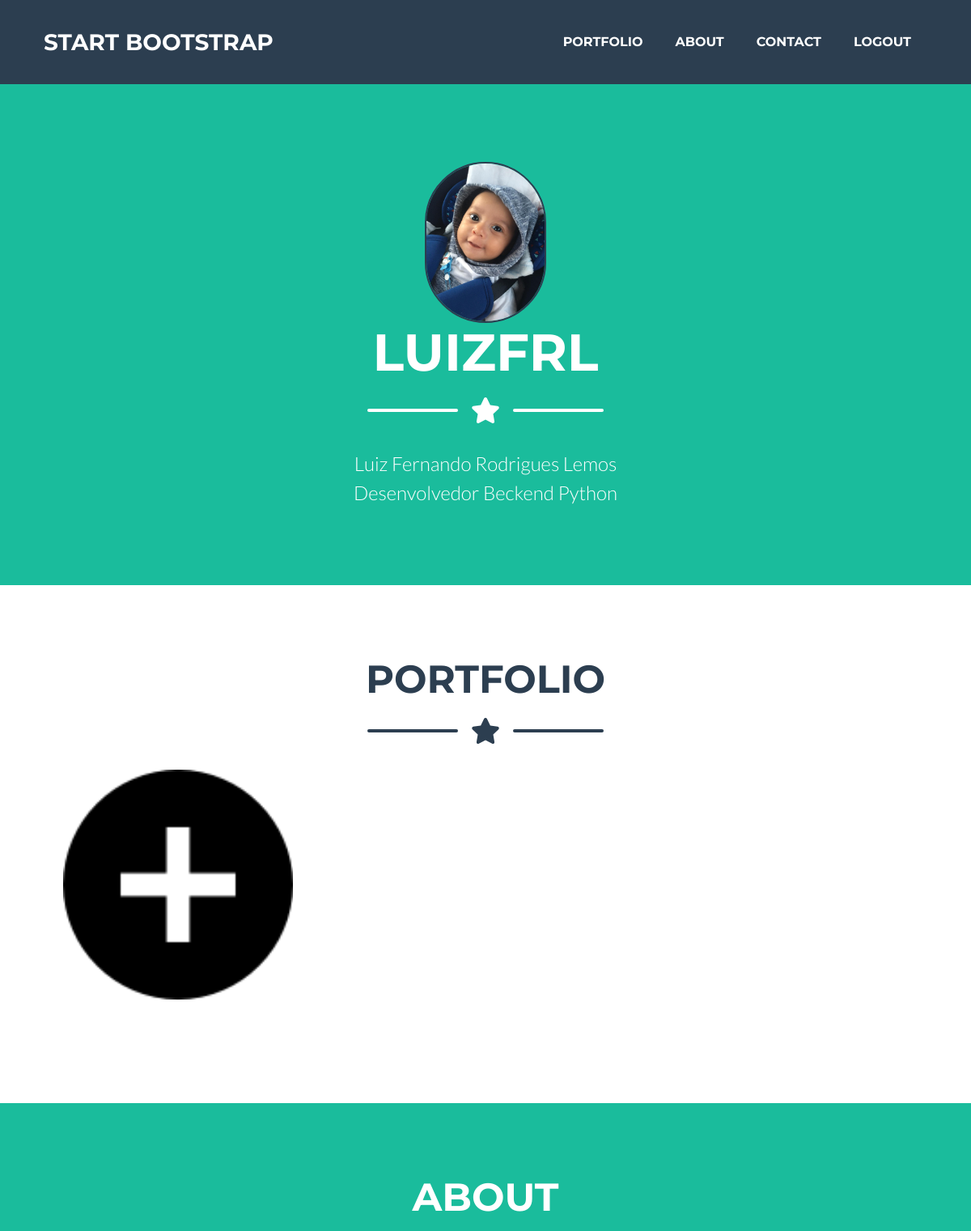
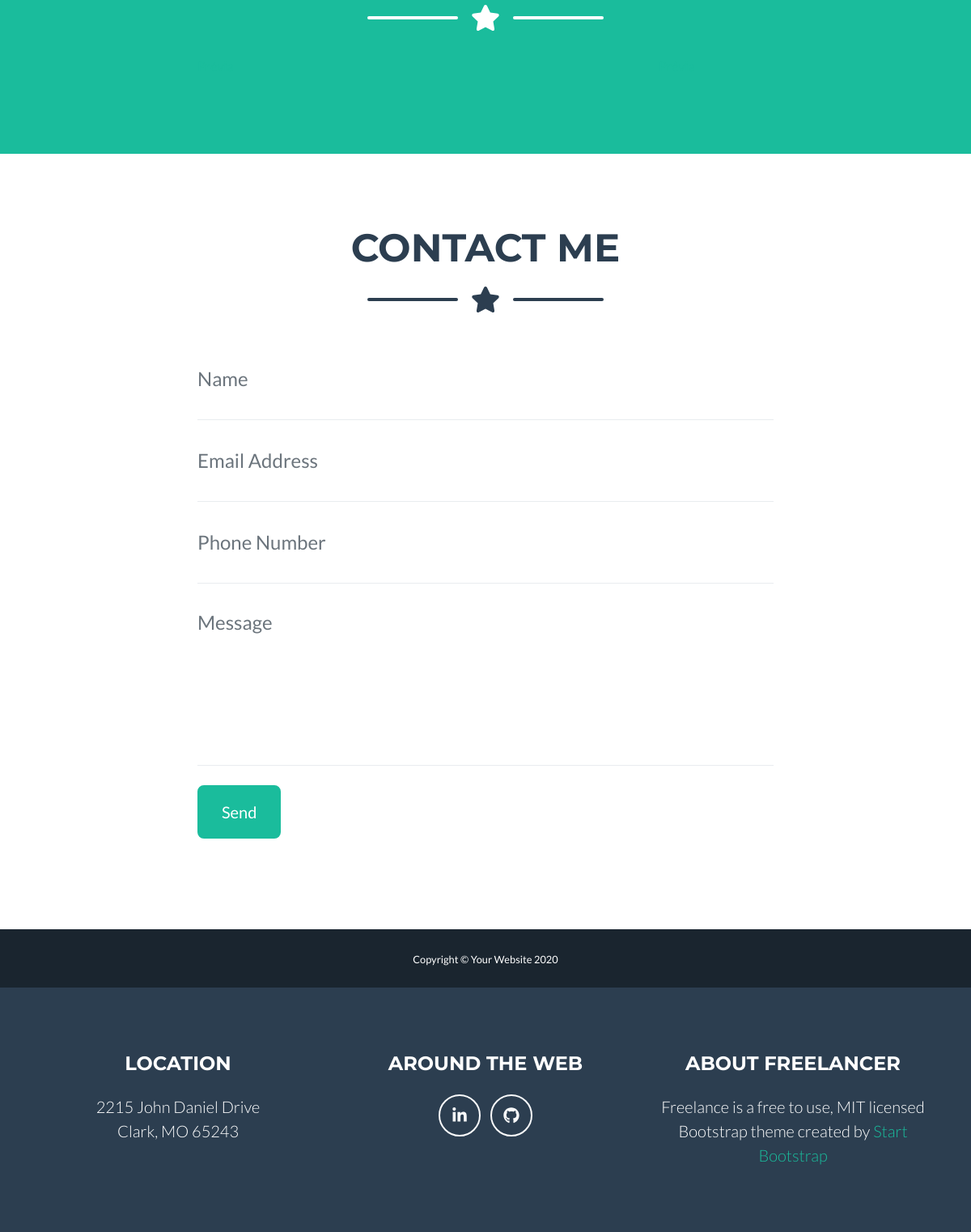
Screenshot of /index (signed in) with the database file from the repository (2 pictures, top to bottom).
### apps/Usuarios/models.py (models this page shows)
class Profile(models.Model):
    user = models.OneToOneField(
        User,
        on_delete=models.CASCADE,
        primary_key=True,
    )
    funcao = models.CharField(max_length=90)
    foto_perfil = models.ImageField(upload_to='fotos/perfil/%d/%m/%Y/', blank=True)
    linkedin = models.URLField(blank=True)
    git_hub = models.URLField(blank=True)

### apps/Portifolio/views.py (the view, shortened to what this page needs)
# urls.py: path('index', views.portifolio_pessoal, name='portifolio'),
def portifolio_pessoal(request):
    if request.user.is_authenticated:
        portifolio_list = PortifolioItem.objects.order_by('-data').filter(user_id=request.user.id)
        sobre_voce_list = SobreVoce.objects.filter(user_id=request.user.id)
        data = {
            'perfil': get_object_or_404(Profile, pk=request.user.id),
            'portifolios': portifolio_list,
            'sobre_voce': sobre_voce_list
        }
        return render(request, 'portifolio/portifolio_pessoal.html', data)
    return redirect('cadastro')

### templates/portifolio/portifolio_pessoal.html (shortened to what this page needs)
{% extends 'base.html' %}
{% block content %}
    {% load static %}
    <nav class="navbar navbar-expand-lg bg-secondary text-uppercase fixed-top" id="mainNav">
        <div class="container">
            <a class="navbar-brand js-scroll-trigger" href="#page-top">Start Bootstrap</a>
            <div class="collapse navbar-collapse" id="navbarResponsive">
                <ul class="navbar-nav ml-auto">
                    <li class="nav-item mx-0 mx-lg-1"><a class="nav-link py-3 px-0 px-lg-3 rounded js-scroll-trigger"
                                                         href="#portfolio">Portfolio</a></li>
                    <li class="nav-item mx-0 mx-lg-1"><a class="nav-link py-3 px-0 px-lg-3 rounded js-scroll-trigger"
                                                         href="#about">About</a></li>
                    <li class="nav-item mx-0 mx-lg-1"><a class="nav-link py-3 px-0 px-lg-3 rounded js-scroll-trigger"
                                                         href="#contact">Contact</a></li>
                    <li class="nav-item mx-0 mx-lg-1"><a class="nav-link py-3 px-0 px-lg-3 rounded js-scroll-trigger"
                                                         href="{% url 'logout' %}">Logout</a></li>
                </ul>
            </div>
        </div>
    </nav>
    <header class="masthead bg-primary text-white text-center">
        <div class="container d-flex align-items-center flex-column">
            <div class="mb-2">
                <img src="{{ perfil.foto_perfil.url }}" alt=""
                     class="rounded-pill border border-secondary"
                     width="150">
            </div>
            <h1 class="masthead-heading text-uppercase mb-0">{{ user }}</h1>
            <div class="divider-custom divider-light">
                <div class="divider-custom-line"></div>
                <div class="divider-custom-icon"><i class="fas fa-star"></i></div>
                <div class="divider-custom-line"></div>
            </div>
            <p class="masthead-subheading font-weight-light mb-0">{{ user.first_name }} {{ user.last_name }}<br>
                {{ perfil.funcao }}
            </p>
        </div>
    </header>
    <section class="page-section portfolio" id="portfolio">
        <div class="container">
            <h2 class="page-section-heading text-center text-uppercase text-secondary mb-0">Portfolio</h2>
            <div class="divider-custom">
                <div class="divider-custom-line"></div>
                <div class="divider-custom-icon"><i class="fas fa-star"></i></div>
                <div class="divider-custom-line"></div>
            </div>
            <div class="row">
                {% include 'partials/portifolio/portifolio_add_new_item.html' %}
            </div>
        </div>
    </section>
    <section class="page-section bg-primary text-white mb-0" id="about">
        <div class="container">
            <h2 class="page-section-heading text-center text-uppercase text-white">About</h2>
            <div class="divider-custom divider-light">
                <div class="divider-custom-line"></div>
                <div class="divider-custom-icon"><i class="fas fa-star"></i></div>
                <div class="divider-custom-line"></div>
            </div>
            <div class="row">
                {% if sobre_voce.0 %}
                    <div class="col-lg-4 ml-auto"><p class="lead">{{ sobre_voce.0.descricao }}</p></div>
                {% else %}
                    <a href="{% url 'sobre_voce' %}" type="button" class="col-lg-4 ml-auto">Prévia</a>
                {% endif %}
                {% if sobre_voce.1 %}
                    <div class="col-lg-4 ml-auto"><p class="lead">{{ sobre_voce.1.descricao }}</p></div>
                {% else %}
                    <a href="{% url 'sobre_voce' %}" type="button" class="col-lg-4 ml-auto">Prévia</a>
                {% endif %}
            </div>
        </div>
    </section>
    <section class="page-section" id="contact">
        <div class="container">
            <h2 class="page-section-heading text-center text-uppercase text-secondary mb-0">Contact Me</h2>
            <div class="divider-custom">
                <div class="divider-custom-line"></div>
                <div class="divider-custom-icon"><i class="fas fa-star"></i></div>
                <div class="divider-custom-line"></div>
            </div>
            {% include 'partials/portifolio/form/form_contact.html' %}
        </div>
    </section>
{% endblock %}

### rows the page displays
Profile: foto_perfil (picture), funcao "Desenvolvedor Beckend Python"

### other values shown
{{ user }} "LUIZFRL"
{{ user.first_name }} "Luiz Fernando"
{{ user.last_name }} "Rodrigues Lemos"
